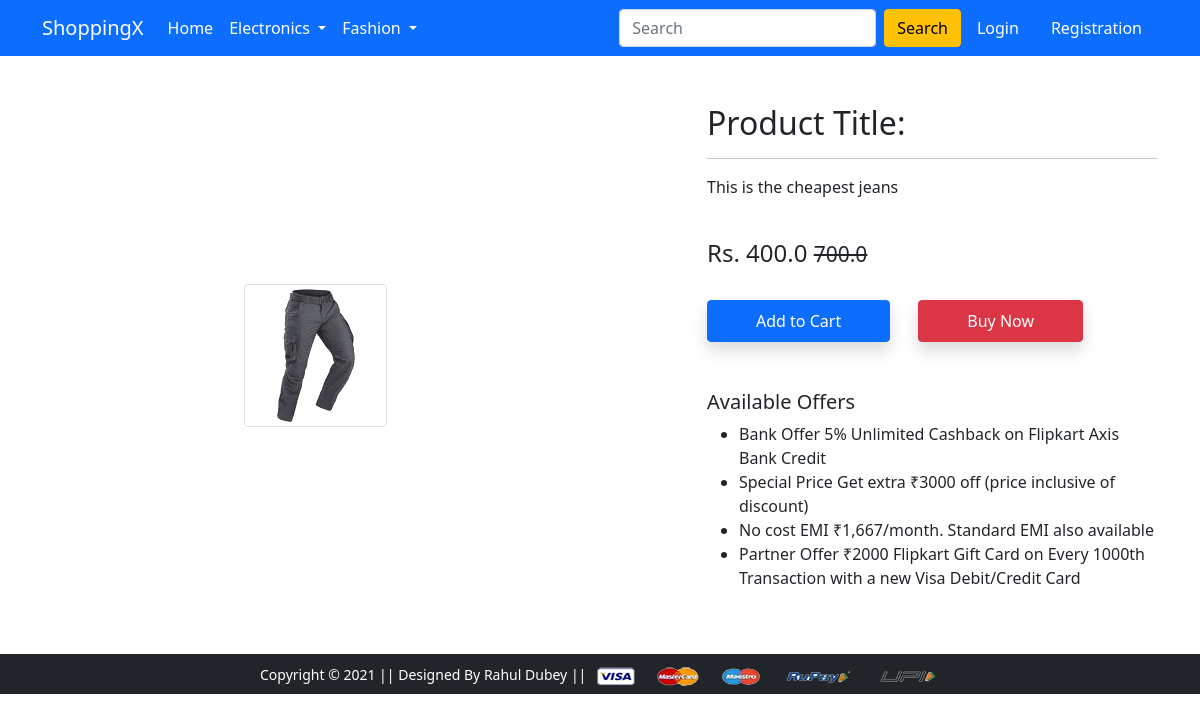
Screenshot of /product-detail/1 with the database file from the repository.
### app/models.py (models this page shows, shortened)
class Product(models.Model):
    title = models.CharField(max_length=100)
    selling_price = models.FloatField()
    discounted_price = models.FloatField()
    description = models.TextField()
    brand = models.CharField(max_length=100)
    category = models.CharField(choices=CATEGORY_CHOICES,max_length=2)
    product_Image = models.ImageField(upload_to='productimg')

### app/views.py (the view)
# urls.py: path('product-detail/<int:pk>', views.ProductDetailView.as_view(),name='product-detail'),
class ProductDetailView(View):
    def get(self, request, pk):
        product = Product.objects.get(pk=pk)
        item_already_in_cart = False
        if request.user.is_authenticated:
            item_already_in_cart = Cart.objects.filter(Q(product= product.id) & Q(user=request.user)).exists()
        return render(request, 'app/productdetail.html',{'product':product,'item_already_in_cart':item_already_in_cart})

### app/templates/app/productdetail.html (shortened to what this page needs)
{% extends 'app/base.html' %}
{% load static %}
{% block main-content %}
<div class="container my-5">
 <div class="row">
  <div class="col-sm-6 text-center align-self-center">
   <img src="{{product.product_Image.url}}" alt="" class="img-fluid img-thumbnail">
  </div>
  <div class="col-sm-5 offset-sm-1">
   <h2>Product Title: {{Product.title}}</h2>
   <hr>
   <p>{{product.description}}</p> <br>
   <h4>Rs. {{product.discounted_price}} <small class="fw-light text-decoration-line-through">{{product.selling_price}}</small></h4> <br>
    {% if not request.user.is_authenticated %}
    <form action="/add-to-cart/" class="d-inline">
        <button type="submit" class="btn btn-primary shadow px-5 py-2">Add to Cart</button>
    </form>
    {% endif %}
   <a href="{% url 'cart' %}" class="btn btn-danger shadow px-5 py-2 ms-4">Buy Now</a>
   <h5 class="mt-5">Available Offers</h5>
   <ul>
    <li>Bank Offer 5% Unlimited Cashback on Flipkart Axis Bank Credit</li>
    <li>Special Price Get extra ₹3000 off (price inclusive of discount)</li>
    <li>No cost EMI ₹1,667/month. Standard EMI also available</li>
    <li>Partner Offer ₹2000 Flipkart Gift Card on Every 1000th Transaction with a new Visa Debit/Credit Card</li>
   </ul>
  </div>
 </div>
</div>
{% endblock main-content %}

### rows the page displays
Product: product_Image (picture), description "This is the cheapest jeans", discounted_price "400.0", selling_price "700.0"
